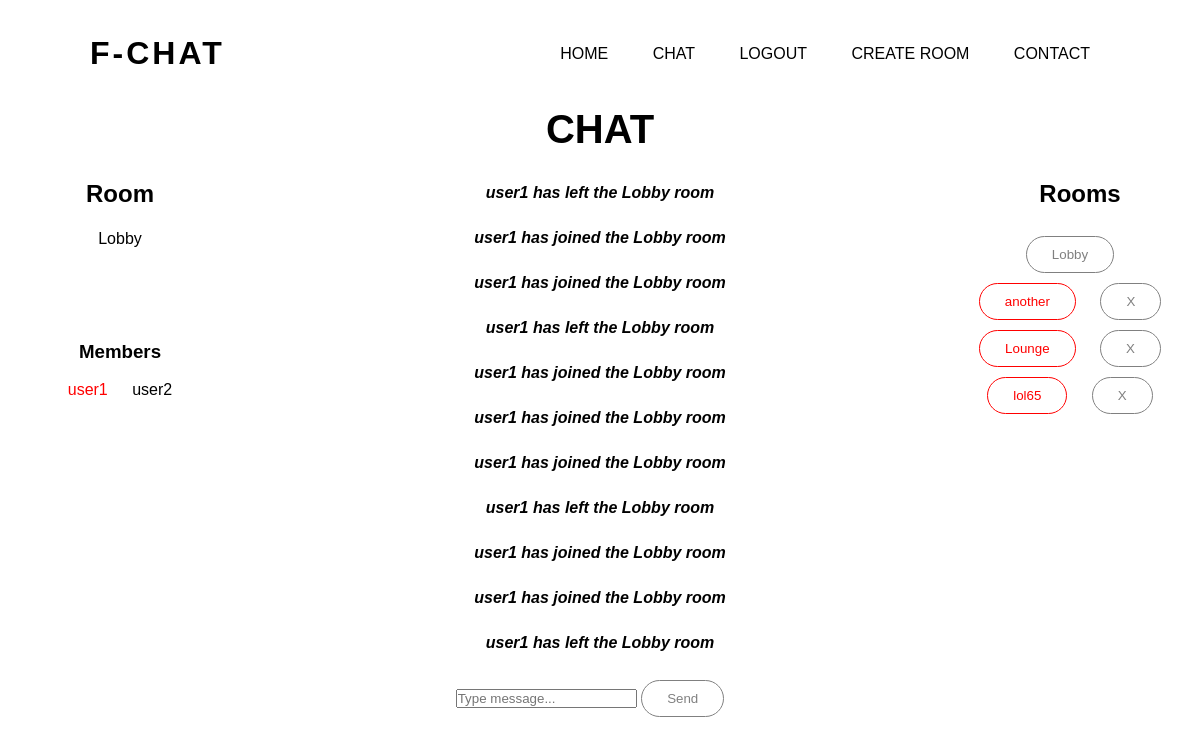
The page /chat (signed in) on the database its author committed.
### app/models.py (models this page shows)
class Room(db.Model):
    __tablename__ = "room"
    id = db.Column(db.Integer, primary_key=True)
    room_name = db.Column(db.String(100))
    owner = db.Column(db.String(80), db.ForeignKey('user.username'))
    messages = db.relationship('Message')

class User(db.Model, UserMixin):
    __tablename__ = "user"
    id = db.Column(db.Integer, primary_key=True)
    username = db.Column(db.String(80))
    email = db.Column(db.String(100))
    password = db.Column(db.String(200))
    authored_messages = db.relationship('Message')
    owned_rooms = db.relationship('Room')
    rooms = db.relationship('Room', secondary=room_members, backref=db.backref('members', lazy='dynamic'))

class Message(db.Model):
    __tablename__ = "message"
    id = db.Column(db.Integer, primary_key=True)
    room_id = db.Column(db.Integer, db.ForeignKey('room.id'))
    author = db.Column(db.String(80), db.ForeignKey('user.username'))
    content = db.Column(db.String(500))
    receivers = db.relationship('User', secondary=message_receivers, backref=db.backref('messages', lazy='dynamic'))
    is_system_message = db.Column(db.Boolean, default=False)

### app/views.py (the view)
@views.route("/chat", methods=["GET", "POST"])
def chat():
    lobby_room = Room.query.filter_by(room_name="Lobby").first()
    if not lobby_room:
        lobby_room = Room(room_name="Lobby")
        db.session.add(lobby_room)
        for user in User.query.all():
            lobby_room.members.append(user)
        db.session.commit()
    elif current_user not in lobby_room.members:
        lobby_room.members.append(current_user)
        db.session.commit()
    elif len(lobby_room.messages) >= 100:
        db.session.delete(lobby_room.messages[0])
        db.session.commit()
    return render_template("chat.html", user=current_user, rooms=current_user.rooms, current_room=Room.query.filter_by(room_name=session["current_room"]).first())

### app/__init__.py (called while the page is built)
def create_app():
    app.config["SECRET_KEY"] = "secret!"
    app.config["SESSION_TYPE"] = "filesystem"
    app.config["SQLALCHEMY_DATABASE_URI"] = f"sqlite:///{DB_NAME}"
    login_manager = LoginManager()
    login_manager.init_app(app)
    Session(app)
    @login_manager.user_loader
    def load_user(id):
        return User.query.get(int(id))
    db.init_app(app)
    from .application import socketio
    from .views import views
    from .auth import auth
    app.register_blueprint(views, url_prefix="/")
    app.register_blueprint(auth, url_prefix="/")
    create_database(app)
    return socketio, app

### app/templates/chat.html (shortened to what this page needs)
{% extends "base.html" %} {% block title %} Chat {% endblock %}
{% from 'field-macro.html' import displayField %}
{% block content %}
<h1 class="chat-heading">Chat</h1><br>
<head>
    <link rel="stylesheet" href="../static/css/chat.css">
</head>
<div class="container">
        <div id="display-current-room">
            <h2>Room</h2><br>
            <p id="get-room">{{current_room.room_name}}</p>
        </div>
        <div id="display-room-members">
            <h3 align="center">Members</h3><br>
            <ul class="member-list">
            {% for member in current_room.members %}
                {% if member.username == user.username %}
                    <li style="color: red;">{{member.username}}</li>
                {% else %}
                    <li>{{member.username}}</li>
                {% endif %}
            {% endfor %}
            </ul>
        </div>
        <div id="manage-room">
        </div>
        <div id="display-message-section">
            {% for message in current_room.messages %}
                {% if message in user.messages %}
                    {% if message.is_system_message %}
                        <p><i><b>{{ message.content }}</b></i></p>
                    {% else %}
                        {% if message.author == user.username %}
                            <p style="color: red;">{{ message.author }}: {{ message.content }}</p>
                        {% else %}
                            <p>{{ message.author }}: {{ message.content }}</p>
                        {% endif %}
                    {% endif %}
                {% endif %}
            {% endfor %}
        </div>
        <div id="input-area">
            <input type="text" id="user_message" placeholder="Type message..." autocomplete="off">
            <button class="send-button" type="button" id="send_message">Send</button>
        </div>
        <div id="room-section">
            <h2 align="center">Rooms</h2><br>
            <ul class="room-list">
            {% for room in rooms %}
                <li>
                {% if room.owner == user.username %}
                    <button style="color: red;" class="select-room" type="button">{{room.room_name}}</button>
                    <button onclick="deleteRoom('{{room.room_name}}')">X</button>
                {% else %}
                    <button class="select-room" type="button">{{room.room_name}}</button>
                {% endif %}
                </li>
            {% endfor %}
            </ul>
        </div>
</div>
{% endblock %}

### app/templates/base.html (shortened to what this page needs)
<!DOCTYPE html>
<html lang="en">
    <head>
        <link rel="stylesheet" href="../static/css/style.css">
        <link rel="stylesheet" href="../static/css/all.min.css">
    </head>
    <body>
        <div class="hero">
            <div class="navbar">
                <h1 class="logo">F-CHAT</h1>
                <ul id="nav-links">
                    <li><a href="/">Home</a></li>
                    {% if user.is_authenticated%}
                          <li><a href="/chat">Chat</a></li>
                          <li><a href="/logout">Logout</a></li>
                          <li><a href="/create-room">Create room</a></li>
                    {% else %}
                        <li><a href="/login">Login</a></li>
                        <li><a href="/sign-up">Sign up</a></li>
                    {% endif %}
                    <li><a href="#">Contact</a></li>
                </ul>
            </div>
            <div class="content">
                {% block content %} {% endblock %}
            </div>
        </div>
    </body>
</html>

### app/static/css/style.css (style rules this page uses)
* { margin: 0; padding: 0; font-family: sans-serif; }
.hero { width: 100%; height: 100vh; }
.navbar { width: 85%; margin: auto; padding: 35px 0; display: flex; align-items: center; justify-content: space-between; }
.navbar ul li { list-style: none; display: inline-block; margin: 0 20px; position: relative; }
.navbar ul li a { text-decoration: none; color: black; text-transform: uppercase; }
.navbar ul li::after { content: ''; height: 3px; width: 0; background: rgba(255, 200, 100); position: absolute; left: 0; bottom: -10px; transition: 0.5s; }
.logo { color: black; letter-spacing: 3px; cursor: pointer; }
.content h1 { font-size: 40px; text-align: center; text-transform: uppercase; padding-bottom: 10px; }
.content p { margin-bottom: 20px; font-weight: 100; line-height: 25px; text-align: center; }
button { margin-right: 20px; color: rgba(128,128,128); padding: 10px 25px; background: transparent; border: 1px solid; border-radius: 20px; outline: none; cursor: pointer; transition: 0.5s; }

### app/static/css/chat.css (style rules this page uses)
.container { display: grid; grid-template-columns: 20% auto 20%; grid-template-rows: 30% auto auto 10%; grid-template-areas: "room message rooms" "members message rooms" "manage message rooms" ". input ."; }
#display-current-room { grid-area: room; justify-self: center; }
#display-room-members { grid-area: members; justify-self: center; }
.member-list, .room-list { list-style: none; }
.member-list li { display: inline-block; margin: 0 10px; }
.room-list li { text-align: center; margin: 10px 0; }
#display-message-section { grid-area: message; height: 500px; overflow: auto; }
#manage-room { grid-area: manage; text-align: center; }
#input-area { grid-area: input; justify-self: center; }
#room-section { grid-area: rooms; text-align: center; }

### rows shown on the page
Room: room_name "Lobby"
User: username "user1"
User: username "user2"
Message: content "user1 has left the Lobby room"
Message: content "user1 has joined the Lobby room"
Message: content "user1 has joined the Lobby room"
Message: content "user1 has left the Lobby room"
Message: content "user1 has joined the Lobby room"
Message: content "user1 has joined the Lobby room"
Message: content "user1 has joined the Lobby room"
Message: content "user1 has left the Lobby room"
Message: content "user1 has joined the Lobby room"
Message: content "user1 has joined the Lobby room"
Message: content "user1 has left the Lobby room"
Room: room_name "another"
Room: room_name "Lounge"
Room: room_name "lol65"
